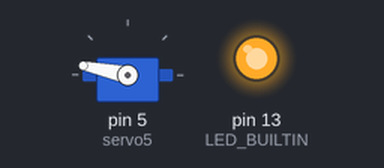
Bench run of a program on a simulated Arduino Uno, built with avr-gcc and run on an emulated ATmega328P. Shown: servo, output pins drawn as LEDs (lit = HIGH).

Above: at 0.05 s.
At 1.5 s:
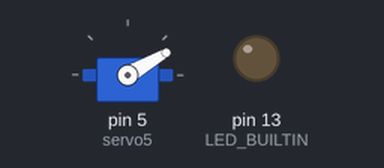
At 2.95 s:
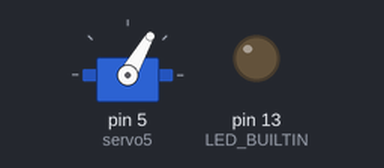
Timing chart, 0 to 6.9 s (numbered marks = the images above):
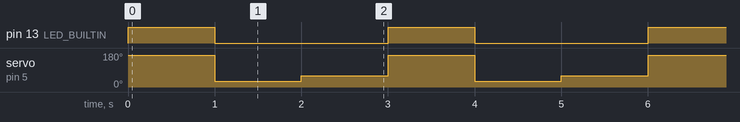

The program:

main.cpp
```cpp
#include <Arduino.h>
#include <Servo.h>

Servo servo5;  //サーボモータ制御用のインスタンス「servo5」を作成

void setup() {
    pinMode(LED_BUILTIN, OUTPUT);
    servo5.attach(5);  // 5番ピンにサーボモータの制御を割り当て
}

void loop() {
    servo5.write(168);  // 168°の角度にサーボモータを動かす
    digitalWrite(LED_BUILTIN, HIGH);
    delay(1000);  // 1000msec待機(1秒待機)
    digitalWrite(LED_BUILTIN, LOW);
    servo5.write(30);  // 90°の角度にサーボモータを動かす
    delay(1000);       // 1000msec待機(1秒待機)
    servo5.write(60);  // 180°の角度にサーボモータを動かす
    delay(1000);       // 1000msec待機(1秒待機)
    // 15°~168°の範囲内で制御可能

    //角度ではなく周期で指定してみました。参考：https://spiceman.jp/arduino-servo-library/
    // servo5.writeMicroseconds(700);
    // delay(1000);
    // servo5.writeMicroseconds(2200);
    // delay(1000);
}
```

Measured:
- by itself, pin 13 (LED_BUILTIN): alternates HIGH for 1.0 s and LOW for 2.0 s
- by itself, servo on pin 5 (servo5): repeats every 3.0 s: 60° 1.0 s, 168° 1.0 s, 30° 1.0 s
